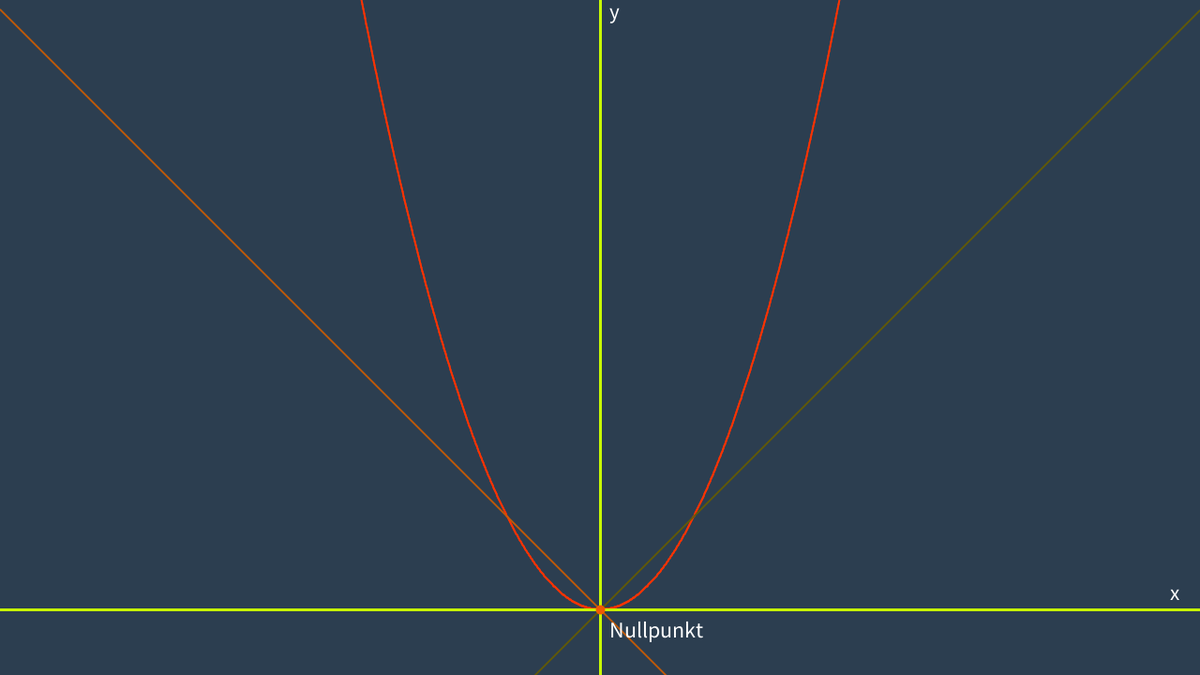
Frame 1 (no input)
Frame 60 (the mouse pressed at the canvas centre just before this capture): identical to frame 1, image omitted
Frame 120 (the mouse held since frame 60 and released just before this capture): identical to frame 1, image omitted

The Processing sketch that drew this single still picture (run headless with seeded random() and noise(); from frame 60 on, the mouse is pressed at the canvas centre):

// Processing sketch: ZweiterSketch
// ── ZweiterSketch.pde
void setup(){

  size (1280,720);
  
  //Konsolenausgaben
  println("Zweiter Sketch wird gestartet...");
  println("   ");
  println("   ");
  println("   ");
  println("   ");
  println("************************");
  println("*#######*------*#######*");
  println("*##* Zweiter Sketch *##*");
  println("*##*   gestartet    *##*");
  println("*#######*------*#######*");
  println("************************");
  
}

//Fensterbreite
float windowWidth = 1280;
float windowHeight = 720;

//Halbwerte
float halfWidth = windowWidth / 2;
float halfHeight = windowHeight / 2;

// Nullpunkt-Achsenwerte
float zeroPoint_x = halfWidth; 
float zeroPoint_y = 650;

//Linienwerter
float lineEnd = windowWidth - zeroPoint_x;
float lineStart = -zeroPoint_x;

//Bug fixed. 
public void parabel(){
  
    strokeWeight(2);
    stroke(255,50,0);
    
    float x; //<>//
    float y; //<>//
 //<>//
    for(float i = lineStart; i < zeroPoint_y; i++){  //<>//
      
      x = i;
      //### Editing float ###
      y = pow(x, 2) * -0.01;
      
      //y-Position von x - 1
      float previousYpos = pow(x-1, 2) * -0.01;
      
      float xPos1 = x + zeroPoint_x - 1; 
      float yPos1 = previousYpos + zeroPoint_y;  //<>//
      float xPos2 = x + zeroPoint_x;  
      float yPos2 = y + zeroPoint_y;  
      
      line(xPos1,yPos1,xPos2,yPos2);
      
      
    }

}
 //<>//
public void linie2() {
    strokeWeight(2);
    stroke(100, 90, 3); //<>//
    float prev_x = lineStart; 
    float prev_y = 0; 
    float x;
    float y;
    
    
    for(float i = lineStart; i < lineEnd; i++) {
      x = i;
      //##############################
      y = -x;
      //##############################
      prev_x = x;
      prev_y = y;
      
      float xPos1 = prev_x + zeroPoint_x;
      float yPos1 = prev_y + zeroPoint_y;
      float xPos2 = x + zeroPoint_x;
      float yPos2 = y + zeroPoint_y;
      
      line(xPos1,yPos1,xPos2,yPos2);
      
    }
}


public void linie4() {
    strokeWeight(2);
    stroke(200, 90, 3);
    float prev_x = 0; 
    float prev_y = 0; 
    float x;
    float y;

    
    for(float i = lineStart; i < lineEnd; i++) {
      x = i;
      //##############################
      y = x;
      //##############################
      prev_x = x;
      prev_y = y;
      
      float xPos1 = prev_x + zeroPoint_x;
      float yPos1 = prev_y + zeroPoint_y;
      float xPos2 = x + zeroPoint_x;
      float yPos2 = y + zeroPoint_y;
      
      line(xPos1,yPos1,xPos2,yPos2);
      
    }
}

// X-Achse
public void xLinie() {
    strokeWeight(3);
    stroke(200, 250, 3);
    float prev_x = 0; 
    float prev_y = 0; 
    float x;
    float y;
    
    textSize(23);
    text("x", zeroPoint_x * 1.95, zeroPoint_y - 10); 
    
    for(float i = lineStart; i < lineEnd; i++) {
      x = i;
      //##############################
      y = 0;      
      //##############################
      prev_x = x;
      prev_y = y;
      
      float xPos1 = prev_x + zeroPoint_x;
      float yPos1 = prev_y + zeroPoint_y;
      float xPos2 = x + zeroPoint_x;
      float yPos2 = y + zeroPoint_y;
      
      line(xPos1,yPos1,xPos2,yPos2);
      
    }
}

// Y-Achse
public void yLinie() {
    strokeWeight(3);
    stroke(200, 250, 3);
    float prev_y = 0; 
    float x;
    float y;
    
    textSize(23);
    text("y", zeroPoint_x + 10, zeroPoint_y * .03); 
    
    for(float i = lineStart; i < lineEnd; i++) {
      x = halfWidth;
      //##############################
      y = i;      
      //##############################
      prev_y = y;
      
      float yPos1 = prev_y + zeroPoint_y;
      float yPos2 = y + lineStart;
      
      line(x, yPos1, x, yPos2);
      
    }
}

//Nullpunkt
public void draw_zeroPoint(){
    strokeWeight(10);
    stroke(240, 90, 3);
  
    float x;
    float y;
    
   
    x = zeroPoint_x;
    //##############################
    y = zeroPoint_y;      
    //##############################
      
    line(x, y, x, y);
    textSize(24);
    text("Nullpunkt", x + 10, y + 30); 

  
}



void draw() {
  background(44, 62, 80);
  
  parabel();
  
  //Lineare Gleichungsmethoden werden aufgerufen
  linie2();
  linie4();
  
  //X-Achse - Methode
  xLinie();
  //Y-Achse - Methode
  yLinie();
  
  //Nullpunkt anzeigen
  draw_zeroPoint();
  

  
  
}
